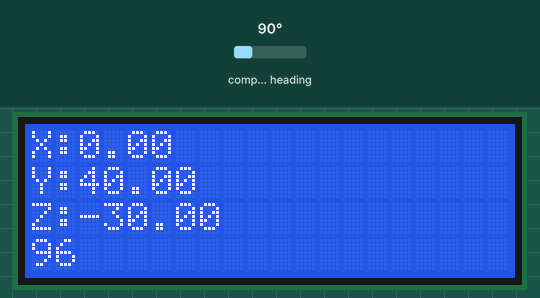
Recording of a sketch running on a simulated Arduino Uno, built with avr-gcc and run on an emulated ATmega328P. Parts: 20×4 character LCD. The test bench sets the inputs (shaded band); at power-on: compass heading 90°.

Above: at 1.2 s.
1.3 s: compass heading set to 7°
At 1.8 s:
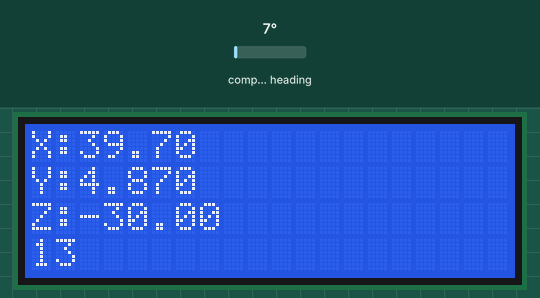
2.8 s: compass heading set to 90°
At 3.9 s:
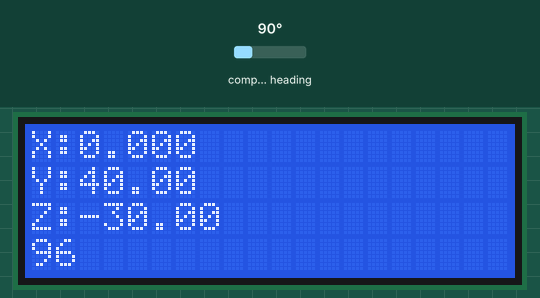
4.3 s: compass heading set to 180°
At 4.7 s:
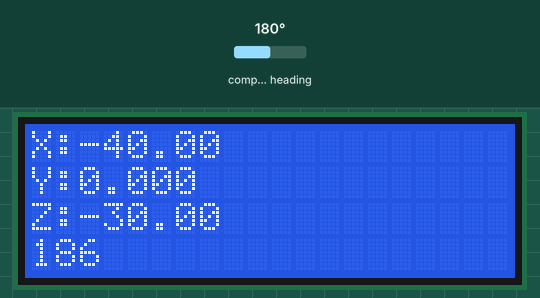
Timing chart, 0 to 7.3 s (numbered marks = the images above; inputs shaded):
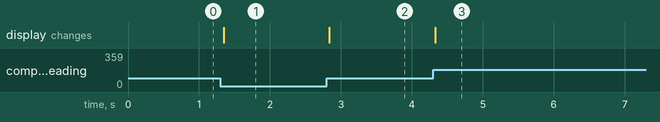

The sketch:

compass.ino
```cpp
#include <Wire.h>
#include <Adafruit_Sensor.h>
#include <Adafruit_HMC5883_U.h>

#include <LiquidCrystal.h>
LiquidCrystal lcd(7, 8, 9, 10, 11, 12);

/* Assign a unique ID to this sensor at the same time */
Adafruit_HMC5883_Unified mag = Adafruit_HMC5883_Unified(12345);

void setup() {
  lcd.begin(20, 4);

  /* Initialise the sensor */
  if(!mag.begin())
  {
    /* There was a problem detecting the HMC5883 ... check your connections */
    lcd.setCursor(0,3);
    lcd.print("No HMC5883 detected");
    while(1);
  }
}

void loop() {
  sensors_event_t event;
  mag.getEvent(&event);

  lcd.setCursor(0,0);
  lcd.print("X:");
  //lcd.setCursor(2,0);
  lcd.print(event.magnetic.x);

  lcd.setCursor(0,1);
  lcd.print("Y:");
  //lcd.setCursor(2,1);
  lcd.print(event.magnetic.y);

  lcd.setCursor(0,2);
  lcd.print("Z:");
  //lcd.setCursor(2,2);
  lcd.print(event.magnetic.z);

    // Hold the module so that Z is pointing 'up' and you can measure the heading with x&y
  // Calculate heading when the magnetometer is level, then correct for signs of axis.
  float heading = atan2(event.magnetic.y, event.magnetic.x);

  // Once you have your heading, you must then add your 'Declination Angle', which is the 'Error' of the magnetic field in your location.
  // Find yours here: http://www.magnetic-declination.com/
  // Mine is: -13* 2' W, which is ~13 Degrees, or (which we need) 0.22 radians
  // If you cannot find your Declination, comment out these two lines, your compass will be slightly off.
  float declinationAngle = 0.11;
  heading += declinationAngle;

  // Correct for when signs are reversed.
  if(heading < 0)
    heading += 2*PI;

  // Check for wrap due to addition of declination.
  if(heading > 2*PI)
    heading -= 2*PI;

  // Convert radians to degrees for readability.
  float headingDegrees = heading * 180/M_PI;

  lcd.setCursor(0,3);
  lcd.print("   ");
  lcd.setCursor(0,3);
  lcd.print((int)headingDegrees);

  delay(100);
}
```

Measured:
- after the input at 1.3 s, the display: changes after 0.05 s (image 1)
- after the input at 2.8 s, the display: changes at once (image 2)
- after the input at 4.3 s, the display: changes at once (image 3)
